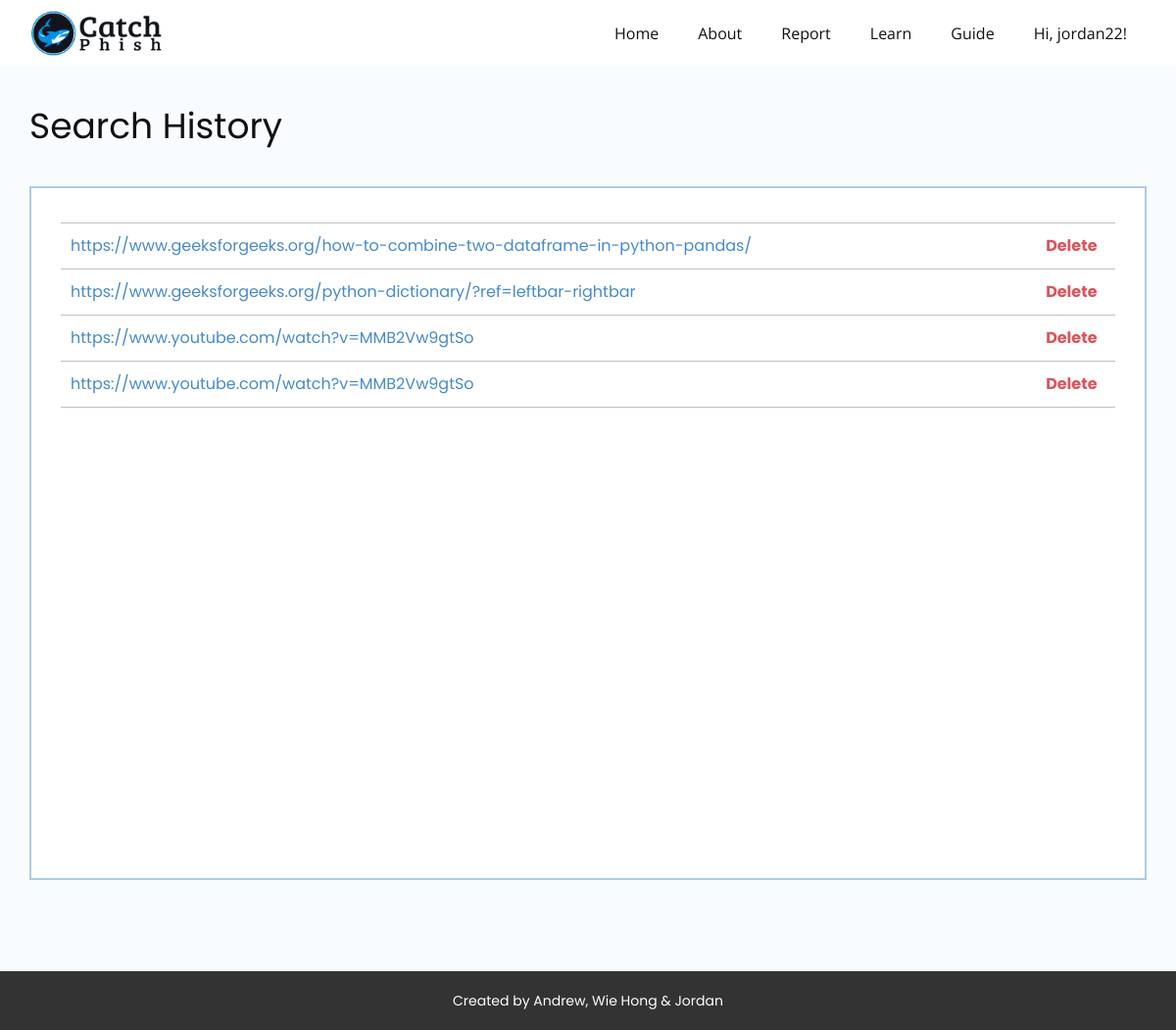
The app's page /history/ (signed in) with its own data.
### predict/models.py (models this page shows, shortened)
class historyModel(models.Model):
    user = models.ForeignKey(User, on_delete=models.CASCADE, related_name="url_user", null=True)
    url = models.CharField(max_length=250)
    is_phishing = models.BooleanField(null=True)
    screenshot = models.ImageField(upload_to='images/', null=True)
    whois_domain = models.CharField(max_length=200, null=True)
    whois_registrar = models.CharField(max_length=200, null=True)
    whois_ns = models.CharField(max_length=200, null=True)
    whois_name = models.CharField(max_length=200, null=True)
    whois_org = models.CharField(max_length=200, null=True)
    whois_address = models.CharField(max_length=200, null=True)
    whois_city = models.CharField(max_length=200, null=True)
    whois_exp = models.CharField(max_length=200, null=True)
    whois_crt = models.CharField(max_length=200, null=True)

### predict/views.py (the view)
# urls.py: path('history/', views.history, name='history'),
def history(response):
    print(response)
    return render(response, "history.html", {})

### templates/history.html (shortened to what this page needs)
{% load static %}
<!DOCTYPE html>
<html style="font-size: 16px;" lang="en">
<head>
    <link rel="stylesheet" href="{% static 'history.css' %}" media="screen">
    <link rel="stylesheet" href="{% static 'nicepage.css' %}" media="screen">
  </head>
  <body class="u-body u-xl-mode"><header class="u-clearfix u-header u-sticky u-sticky-a1a1 u-white" id="sec-6d97" data-animation-name="" data-animation-duration="0" data-animation-delay="0" data-animation-direction=""><div class="u-clearfix u-sheet u-valign-middle-lg u-valign-middle-md u-valign-middle-sm u-valign-middle-xs u-sheet-1">
    <img class="u-image u-image-default u-preserve-proportions u-image-1" src="{% static 'images/Logo_2.png' %}" alt="" data-image-width="187" data-image-height="66" data-href="/" data-page-id="246591746">
    <nav class="u-menu u-menu-dropdown u-offcanvas u-menu-1">
      {% if user.is_authenticated %}
      <div class="u-custom-menu u-nav-container">
        <ul class="u-nav u-unstyled"><li class="u-nav-item"><a class="u-button-style u-nav-link" href="/">Home</a>
</li><li class="u-nav-item"><a class="u-button-style u-nav-link" href="/#sec-640d" data-page-id="246591746">About</a>
</li><li class="u-nav-item"><a class="u-button-style u-nav-link" href="/#carousel_62db" data-page-id="246591746">Report</a>
</li><li class="u-nav-item"><a class="u-button-style u-nav-link" href="/#sec-870d" data-page-id="246591746">Learn</a>
</li><li class="u-nav-item"><a class="u-button-style u-nav-link" href="/#carousel_e930" data-page-id="246591746">Guide</a>
</li><li class="u-nav-item"><a class="u-button-style u-nav-link" style="padding-right: 20px;">Hi, {{ user.username }}!</a>
{% endif %}
</li></ul>
      </div>
    </nav>
  </div></header>
    <section class="u-clearfix u-custom-color-1 u-section-1" id="sec-d18e">
      <div class="u-clearfix u-sheet u-sheet-1">
        <h3 class="u-custom-font u-text u-text-default u-text-1">Search History</h3>
        <div class="u-border-2 u-border-palette-1-light-2 u-container-style u-expanded-width u-group u-white u-group-1">
          <div class="u-container-layout u-container-layout-1">
            <div class="u-expanded-width u-table u-table-responsive u-table-1">
              <table class="u-table-entity">
                <colgroup>
                  <col width="91.7%">
                  <col width="8.3%">
                </colgroup>
                <tbody class="u-table-body">
                  {% for td in user.url_user.all %}
                    <tr style="height: 47px;">
                      <td class="u-border-1 u-border-grey-25 u-border-no-left u-border-no-right u-custom-font u-table-cell u-table-cell-1"><a href="/{{td.id}}">{{td.url}}</a><br></td>
                      <td class="u-align-center u-border-1 u-border-grey-25 u-border-no-left u-border-no-right u-custom-font u-table-cell u-text-palette-2-base u-table-cell-2"><a class="u-text-palette-2-base" href="{% url 'delete' td.id %}">Delete</a></td>
                    </tr>
                  {% endfor %}
                </tbody>
              </table>
            </div>
          </div>
        </div>
      </div>
    </section>
    <footer class="u-align-center u-clearfix u-footer u-grey-80 u-footer" id="sec-e2b1"><div class="u-clearfix u-sheet u-valign-middle u-sheet-1">
      <p class="u-custom-font u-small-text u-text u-text-variant u-text-1">Created by Andrew, Wie Hong &amp; Jordan</p>
    </div></footer>
</body></html>

### static/history.css (style rules this page uses)
.u-section-1 { background-image: none; }
.u-section-1 .u-sheet-1 { min-height: 924px; }
.u-section-1 .u-text-1 { font-family: Poppins; font-size: 2.25rem; margin: 40px auto 0 0; }
.u-section-1 .u-group-1 { min-height: 708px; margin-top: 40px; margin-bottom: 60px; height: auto; }
.u-section-1 .u-container-layout-1 { padding-left: 30px; padding-right: 30px; padding-bottom: 30px; }
.u-section-1 .u-table-1 { margin-bottom: 0; margin-top: 35px; }
.u-section-1 .u-table-cell-1 { font-family: Poppins; }
.u-section-1 .u-table-cell-2 { font-family: Poppins; font-weight: 700; }

### records on screen
historyModel: url "https://www.geeksforgeeks.org/how-to-combine-two-dataframe-in-python-pandas/"
historyModel: url "https://www.geeksforgeeks.org/python-dictionary/?ref=leftbar-rightbar"
historyModel: url "https://www.youtube.com/watch?v=MMB2Vw9gtSo"
historyModel: url "https://www.youtube.com/watch?v=MMB2Vw9gtSo"

### other values on screen
{{ user.username }} "jordan22"
